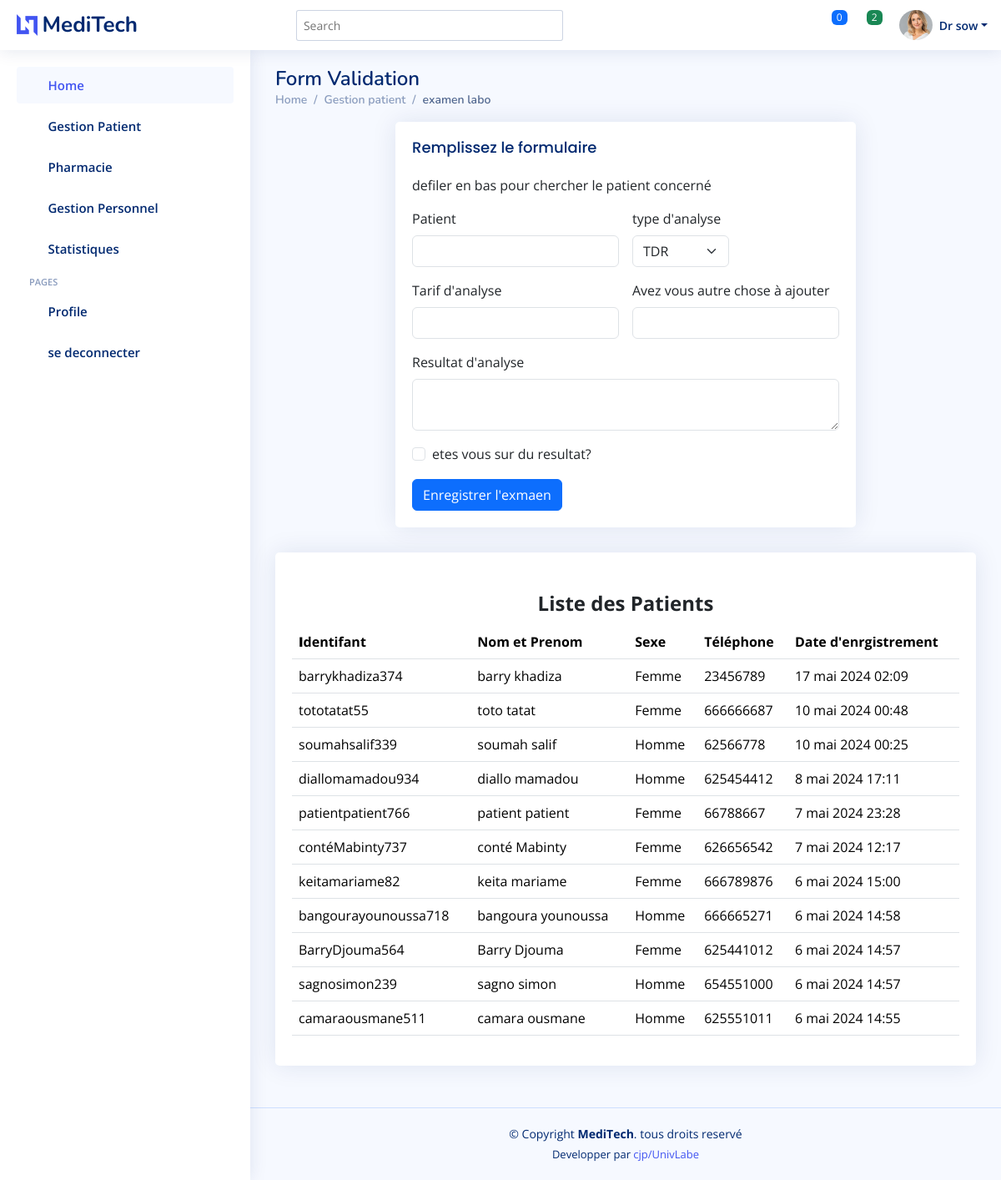
The page /examen_labo/ (signed in) on the database its author committed.
### Personnel_Service/models.py (models this page shows, shortened)
class Utilisateur(AbstractBaseUser,PermissionsMixin):
    username = models.CharField(max_length = 32,unique=True)
    nom=models.CharField(max_length=32,blank=True)
    prenom=models.CharField(max_length=50,blank=True)
    email = models.EmailField(blank=True,null=True,unique = True)
    is_active=models.BooleanField(default=True)
    is_staff=models.BooleanField(default=False)
    is_personnel = models.BooleanField(default = False)
    USERNAME_FIELD = 'username'
    objects = ClubUserManager()

### Patients/models.py (models this page shows, shortened)
class Patient(models.Model):
    user = models.ForeignKey(Utilisateur, on_delete = models.CASCADE)
    nom = models.CharField(max_length = 32)
    prenom = models.CharField(max_length = 32)
    genre = models.CharField(max_length = 9)
    telephone = models.CharField(max_length = 10)
    email = models.EmailField(max_length = 32)
    profil_patient=models.ImageField(upload_to='profil_patient/', height_field=None, width_field=None, max_length=None, blank=True)
    adresse = models.CharField(max_length = 30)
    identifiant = models.CharField(max_length = 30)
    date_enrgistrement = models.DateTimeField(auto_now = True)

### Personnel_Service/views.py (the view, shortened to what this page needs)
# urls.py: path('examen_labo/',examen, name ="examen_labo"),
def examen(request):
    analyses = TypeAnalyse.objects.all()
    patients = Patient.objects.all().order_by("-date_enrgistrement")
    pers= request.user
    personnel= Personnel.objects.get(user=pers)
    context = {
        'analyses':analyses,
        'patients':patients,
    }
    return render(request, 'Personnel_Service/examen.html',context)

### Personnel_Service/context_processors.py (called while the page is built)
def notifications(request):
    if request.user.is_authenticated:
        try:
            personnel = Personnel.objects.get(user=request.user)
            rdv_enAttente = Rendezvous.objects.filter(status_rdv='en attente', personnel=personnel)
            nbr_rdvA = rdv_enAttente.count()
            historique_notif = Rendezvous.objects.filter(personnel=personnel)
        except Personnel.DoesNotExist:
            rdv_enAttente = []
            nbr_rdvA = 0
            historique_notif=[]
    else:
        rdv_enAttente = []
        nbr_rdvA = 0
        historique_notif=[]
    return {
        'rdv_enAttente': rdv_enAttente,
        'nbr_rdvA': nbr_rdvA,
        'historique_notif':historique_notif
    }

### Personnel_Service/templates/Personnel_Service/examen.html (shortened to what this page needs)
{% load static %}
{% include "Personnel_Service/header_pers.html" %}
  <main id="main" class="main">
    <div class="pagetitle">
      <h1>Form Validation</h1>
      <nav>
        <ol class="breadcrumb">
          <li class="breadcrumb-item"><a href="index.html">Home</a></li>
          <li class="breadcrumb-item">Gestion patient</li>
          <li class="breadcrumb-item active">examen labo</li>
        </ol>
      </nav>
    </div>
    <section class="section ">
      <div class="row justify-content-center ">
        <div class="col-lg-8">
          <div class="card">
            <div class="card-body">
              <h5 class="card-title">Remplissez le formulaire</h5>
              <p>defiler en bas pour chercher le patient concerné</p>
              <form class="row g-3" method ="post">
                <div class="col-md-6">
                  <label for="validationDefault01" class="form-label">Patient</label>
                  <input type="text" class="form-control" id="validationDefault01" name="patient" required>
                </div>
                <div class="col-md-3">
                  <label for="validationDefault04" class="form-label">type d'analyse</label>
                  <select class="form-select" name="typeanalyse" id="validationDefault04" required>
                    {% for analyse in analyses %}
                    <option value="{{ analyse.id }}" >{{ analyse.nom_analyse }}</option>
                    {% endfor %}
                  </select>
                </div>
                <div class="col-md-6">
                  <label for="validationDefault02" class="form-label">Tarif d'analyse</label>
                  <input type="text" class="form-control" id="validationDefault02" value="" readonly>
                </div>
                <div class="col-md-6">
                  <label for="validationDefault03" class="form-label">Avez vous autre chose à ajouter</label>
                  <input type="text" class="form-control" id="validationDefault03" required>
                </div>
                <div class="col-md-12">
                  <label for="validationDefault05" class="form-label">Resultat d'analyse</label>
                  <textarea name="resultat" class ="form-control"></textarea>
                </div>
                <div class="col-12">
                  <div class="form-check">
                    <input class="form-check-input" type="checkbox" value="" id="invalidCheck2" required>
                    <label class="form-check-label" for="invalidCheck2">
                      etes vous sur du resultat?
                    </label>
                  </div>
                </div>
                <div class="col-12">
                  <button class="btn btn-primary" type="submit">Enregistrer l'exmaen</button>
                </div>
              </form>
            </div>
          </div>
        </div>
    </section>
    <div class="row">
      <div class="col-lg-12">
        <div class="card">
          <div class="card-body">
            <h5 class="card-title"></h5>
            <table class="table datatable">
              <legend class="text-center" style="font-weight: bold;">Liste des Patients</legend>
              <thead>
                <tr class="bg-success">
                  <th>
                    <b>I</b>dentifant
                  </th>
                  <th>Nom et Prenom</th>
                  <th>Sexe</th>
                  <th>Téléphone</th>
                  <th data-type="date" data-format="YYYY/DD/MM">Date d'enrgistrement</th>
                </tr>
              </thead>
              <tbody>
                {% for patient in patients  %}
                <tr>
                  <td>{{ patient.identifiant }}</td>
                  <td>{{ patient.nom }} {{ patient.prenom }}</td>
                  <td>{{ patient.genre }}</td>
                  <td>{{ patient.telephone }}</td>
                  <td>{{ patient.date_enrgistrement }}</td>
                </tr>
                {% endfor %}
              </tbody>
            </table>
          </div>
        </div>
      </div>
    </div>
  </main>
 {% include "Personnel_Service/footer_personnel.html" %}

### Personnel_Service/templates/Personnel_Service/header_pers.html (shortened to what this page needs)
{% load static %}
<!DOCTYPE html>
<html lang="en">
<head>
  <link href="{% static 'Patients/assets/vendor/bootstrap/css/bootstrap.min.css' %}" rel="stylesheet">
  <link href="{% static 'Patients/assets/vendor/bootstrap-icons/bootstrap-icons.css' %}" rel="stylesheet">
  <link href="{% static 'Patients/assets/vendor/boxicons/css/boxicons.min.css' %}" rel="stylesheet">
  <link href="{% static 'Patients/assets/vendor/quill/quill.snow.css' %}" rel="stylesheet">
  <link href="{% static 'Patients/assets/vendor/quill/quill.bubble.css' %}" rel="stylesheet">
  <link href="{% static 'Patients/assets/vendor/remixicon/remixicon.css' %}" rel="stylesheet">
  <link href="{% static 'Patients/assets/vendor/simple-datatables/style.css' %}" rel="stylesheet">
  <link href="{% static 'Patients/assets/css/style.css' %}" rel="stylesheet">
<body>
  <header id="header" class="header fixed-top d-flex align-items-center">
    <div class="d-flex align-items-center justify-content-between">
      <a href="{% url 'home' %}" class="logo d-flex align-items-center">
        <img src="assets/img/logo.png" alt="">
        <span class="d-none d-lg-block">MediTech</span>
      </a>
      <i class="bi bi-list toggle-sidebar-btn"></i>
    </div>
    <div class="search-bar">
      <form class="search-form d-flex align-items-center" method="POST" action="#">
        <input type="text" name="query" placeholder="Search" title="Enter search keyword">
        <button type="submit" title="Search"><i class="bi bi-search"></i></button>
      </form>
    </div>
    <nav class="header-nav ms-auto">
      <ul class="d-flex align-items-center">
        <li class="nav-item dropdown">
          <a class="nav-link nav-icon" href="#" data-bs-toggle="dropdown">
            <i class="bi bi-bell"></i>
            <span class="badge bg-primary badge-number">{{ nbr_rdvA }}</span>
          </a>
        </li>
        <li class="nav-item dropdown">
          <a class="nav-link nav-icon" href="#" data-bs-toggle="dropdown">
            <i class="bi bi-chat-left-text"></i>
            <span class="badge bg-success badge-number">2</span>
          </a>
        </li>
        <li class="nav-item dropdown pe-3">
          <a class="nav-link nav-profile d-flex align-items-center pe-0" href="#" data-bs-toggle="dropdown">
            {% if personnel.image %}
            <img src="{{ personnel.image.url }}" alt="Profile" class="rounded-circle" style=" width: 40px;
            height: 40px;
            object-fit: cover;
            object-position: center;
            border-radius: 50%;">
            {% else %}
            <img src="{% static 'Patients/assets/img/messages-2.jpg' %}" alt="Profile" class="rounded-circle" style=" width: 40px;
            height: 50px;
            object-fit: cover;
            object-position: center;
            border-radius: 50%;">
            {% endif %}
            <span class="d-none d-md-block dropdown-toggle ps-2">Dr {{ user.nom }}</span>
          </a>
        </li>
      </ul>
    </nav>
  </header>
    <aside id="sidebar" class="sidebar">
        <ul class="sidebar-nav" id="sidebar-nav">
          <li class="nav-item">
            <a class="nav-link " href="{% url 'espace_personnel' %}">
              <i class="bi bi-grid"></i>
              <span>Home</span>
            </a>
          </li>
          <li class="nav-item">
            <a class="nav-link collapsed" data-bs-target="#forms-nav" data-bs-toggle="collapse" href="#">
              <i class="bi bi-journal-text"></i><span>Gestion Patient</span><i class="bi bi-chevron-down ms-auto"></i>
            </a>
          </li>
          <li class="nav-item">
            <a class="nav-link collapsed" data-bs-target="#tables-nav" data-bs-toggle="collapse" href="#">
              <i class="bi bi-layout-text-window-reverse"></i><span>Pharmacie</span><i class="bi bi-chevron-down ms-auto"></i>
            </a>
          </li>
          <li class="nav-item">
            <a class="nav-link collapsed" data-bs-target="#personnel-nav" data-bs-toggle="collapse" href="#">
              <i class="bi bi-layout-text-window-reverse"></i><span>Gestion Personnel</span><i class="bi bi-chevron-down ms-auto"></i>
            </a>
          </li>
          <li class="nav-item">
            <a class="nav-link collapsed" data-bs-target="#charts-nav" data-bs-toggle="collapse" href="#">
              <i class="bi bi-bar-chart"></i><span>Statistiques</span><i class="bi bi-chevron-down ms-auto"></i>
            </a>
          </li>
          <li class="nav-heading">Pages</li>
          <li class="nav-item">
            <a class="nav-link collapsed" href="{% url 'user_profile' %}">
              <i class="bi bi-person"></i>
              <span>Profile</span>
            </a>
          </li>
          <li class="nav-item">
            <a class="nav-link collapsed" href="{% url 'connexion' %}">
              <i class="bi bi-box-arrow-in-right"></i>
              <span>se deconnecter</span>
            </a>
          </li>
        </ul>
      </aside>

### Patients/static/Patients/assets/css/style.css (style rules this page uses)
:root { scroll-behavior: smooth; }
body { font-family: "Open Sans", sans-serif; background: #f6f9ff; color: #444444; }
a { color: #4154f1; text-decoration: none; }
h1, h2, h3, h4, h5, h6 { font-family: "Nunito", sans-serif; }
#main { margin-top: 60px; padding: 20px 30px; transition: all 0.3s; }
.pagetitle { margin-bottom: 10px; }
.pagetitle h1 { font-size: 24px; margin-bottom: 0; font-weight: 600; color: #012970; }
.card { margin-bottom: 30px; border: none; border-radius: 5px; box-shadow: 0px 0 30px rgba(1, 41, 112, 0.1); }
.card-title { padding: 20px 0 15px 0; font-size: 18px; font-weight: 500; color: #012970; font-family: "Poppins", sans-serif; }
.card-body { padding: 0 20px 20px 20px; }
.breadcrumb { font-size: 14px; font-family: "Nunito", sans-serif; color: #899bbd; font-weight: 600; }
.breadcrumb a { color: #899bbd; transition: 0.3s; }
.breadcrumb .breadcrumb-item::before { color: #899bbd; }
.breadcrumb .active { color: #51678f; font-weight: 600; }
.logo { line-height: 1; }
@media (min-width: 1200px) { .logo { width: 280px; } }
.logo img { max-height: 26px; margin-right: 6px; }
.logo span { font-size: 26px; font-weight: 700; color: #012970; font-family: "Nunito", sans-serif; }
.header { transition: all 0.5s; z-index: 997; height: 60px; box-shadow: 0px 2px 20px rgba(1, 41, 112, 0.1); background-color: #fff; padding-left: 20px; }
.header .toggle-sidebar-btn { font-size: 32px; padding-left: 10px; cursor: pointer; color: #012970; }
.header .search-bar { min-width: 360px; padding: 0 20px; }
.header .search-form { width: 100%; }
.header .search-form input { border: 0; font-size: 14px; color: #012970; border: 1px solid rgba(1, 41, 112, 0.2); padding: 7px 38px 7px 8px; border-radius: 3px; transition: 0.3s; width: 100%; }
.header .search-form button { border: 0; padding: 0; margin-left: -30px; background: none; }
.header .search-form button i { color: #012970; }
.header-nav ul { list-style: none; }
.header-nav>ul { margin: 0; padding: 0; }
.header-nav .nav-icon { font-size: 22px; color: #012970; margin-right: 25px; position: relative; }
.header-nav .nav-profile { color: #012970; }
.header-nav .nav-profile img { max-height: 36px; }
.header-nav .nav-profile span { font-size: 14px; font-weight: 600; }
.header-nav .badge-number { position: absolute; inset: -2px -5px auto auto; font-weight: normal; font-size: 12px; padding: 3px 6px; }
.sidebar { position: fixed; top: 60px; left: 0; bottom: 0; width: 300px; z-index: 996; transition: all 0.3s; padding: 20px; overflow-y: auto; scrollbar-width: thin; scrollbar-color: #aab7cf transparent; box-shadow: 0px 0px 20px rgba(1, 41, 112, 0.1); background-color: #fff; }
@media (min-width: 1200px) { #main, #footer { margin-left: 300px; } }
.sidebar-nav { padding: 0; margin: 0; list-style: none; }
.sidebar-nav li { padding: 0; margin: 0; list-style: none; }
.sidebar-nav .nav-item { margin-bottom: 5px; }
.sidebar-nav .nav-heading { font-size: 11px; text-transform: uppercase; color: #899bbd; font-weight: 600; margin: 10px 0 5px 15px; }
.sidebar-nav .nav-link { display: flex; align-items: center; font-size: 15px; font-weight: 600; color: #4154f1; transition: 0.3; background: #f6f9ff; padding: 10px 15px; border-radius: 4px; }
.sidebar-nav .nav-link i { font-size: 16px; margin-right: 10px; color: #4154f1; }
.sidebar-nav .nav-link.collapsed { color: #012970; background: #fff; }
.sidebar-nav .nav-link.collapsed i { color: #899bbd; }
.sidebar-nav .nav-link .bi-chevron-down { margin-right: 0; transition: transform 0.2s ease-in-out; }

### rows shown on the page
Utilisateur: nom "sow"
Patient: identifiant "barrykhadiza374", nom "barry", prenom "khadiza", genre "Femme", telephone "23456789", date_enrgistrement "17 mai 2024 02:09"
Patient: identifiant "tototatat55", nom "toto", prenom "tatat", genre "Femme", telephone "666666687", date_enrgistrement "10 mai 2024 00:48"
Patient: identifiant "soumahsalif339", nom "soumah", prenom "salif", genre "Homme", telephone "62566778", date_enrgistrement "10 mai 2024 00:25"
Patient: identifiant "diallomamadou934", nom "diallo", prenom "mamadou", genre "Homme", telephone "625454412", date_enrgistrement "8 mai 2024 17:11"
Patient: identifiant "patientpatient766", nom "patient", prenom "patient", genre "Femme", telephone "66788667", date_enrgistrement "7 mai 2024 23:28"
Patient: identifiant "contéMabinty737", nom "conté", prenom "Mabinty", genre "Femme", telephone "626656542", date_enrgistrement "7 mai 2024 12:17"
Patient: identifiant "keitamariame82", nom "keita", prenom "mariame", genre "Femme", telephone "666789876", date_enrgistrement "6 mai 2024 15:00"
Patient: identifiant "bangourayounoussa718", nom "bangoura", prenom "younoussa", genre "Homme", telephone "666665271", date_enrgistrement "6 mai 2024 14:58"
Patient: identifiant "BarryDjouma564", nom "Barry", prenom "Djouma", genre "Femme", telephone "625441012", date_enrgistrement "6 mai 2024 14:57"
Patient: identifiant "sagnosimon239", nom "sagno", prenom "simon", genre "Homme", telephone "654551000", date_enrgistrement "6 mai 2024 14:57"
Patient: identifiant "camaraousmane511", nom "camara", prenom "ousmane", genre "Homme", telephone "625551011", date_enrgistrement "6 mai 2024 14:55"

### other values the page prints
{{ nbr_rdvA }} "0"
form field typeanalyse "TDR"
